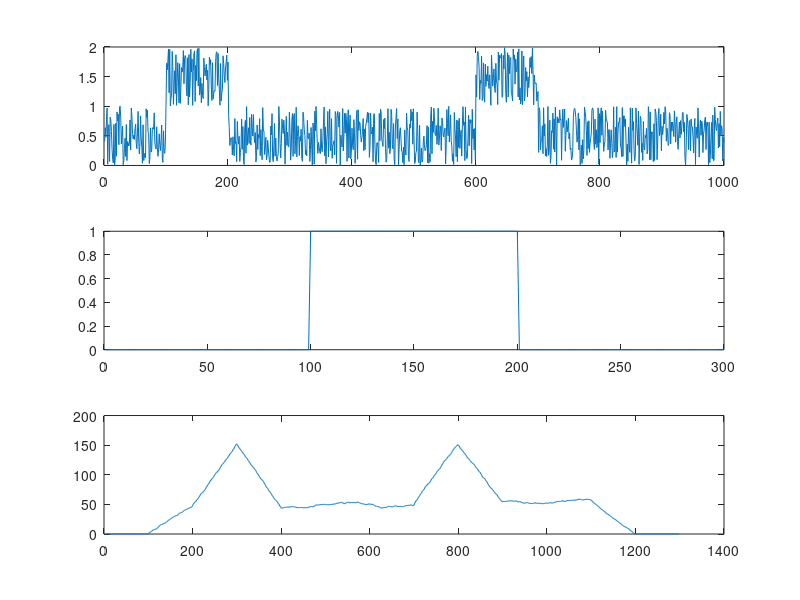

Source code (MATLAB):
close all
clear all

tx = 1:1000;

x = zeros(1, 1000);
x(100:200) = 1;
x(600:700) = 1;

x = x + rand(1, 1000);

th = 1:300;

h = zeros(1, 300);
h(100:200) = 1;

ty = 1:1299;

y = conv(x, h);

figure;
subplot(3, 1, 1), plot(tx, x);
subplot(3, 1, 2), plot(th, h);
subplot(3, 1, 3), plot(ty, y);